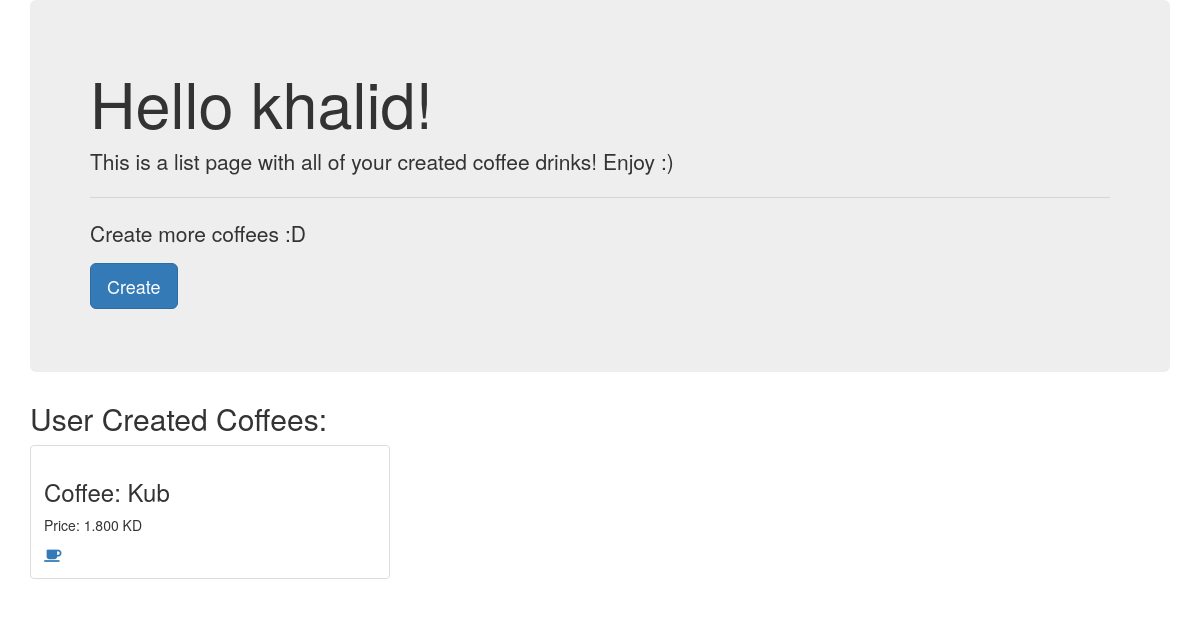
Page /simsim/ (signed in) on the earlier database version.
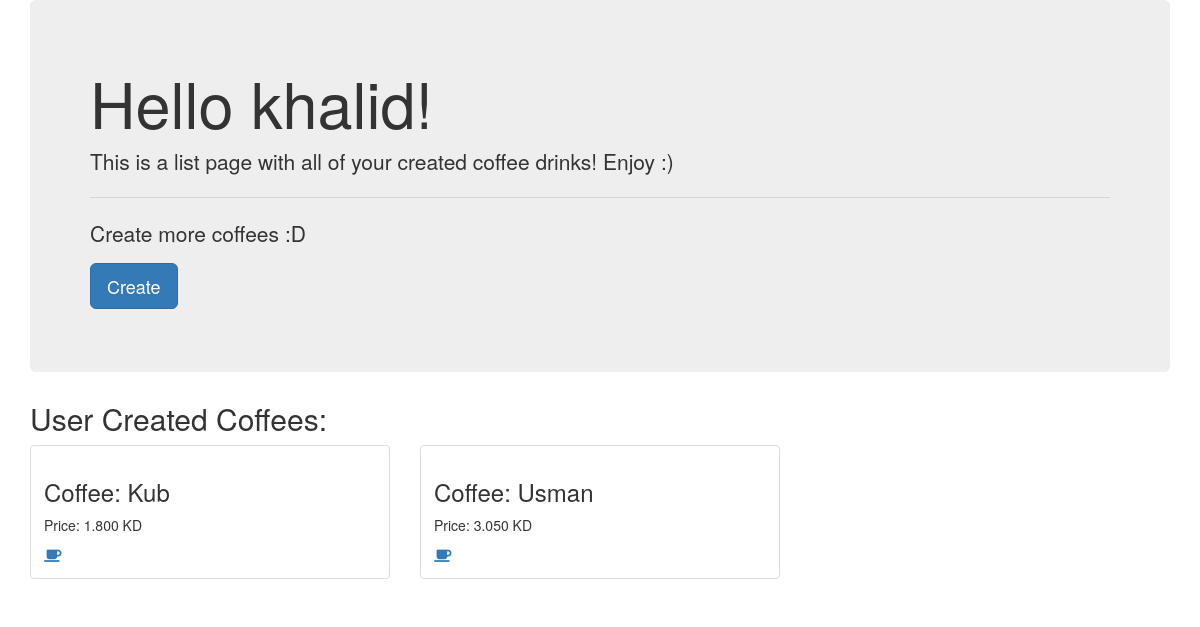
Same page on the later database version.
### simsim/models.py (models this page shows, shortened)
class Coffee(models.Model):
	user = models.ForeignKey(User, on_delete=models.PROTECT)
	name = models.CharField(max_length=120)
	espresso_shot = models.PositiveIntegerField(default=1)
	bean = models.ForeignKey(Bean, on_delete=models.PROTECT)
	roast = models.ForeignKey(Roast, on_delete=models.PROTECT)
	syrups = models.ManyToManyField(Syrup, blank=True)
	powders = models.ManyToManyField(Powder, blank=True)
	water = models.FloatField(default=0.1)
	steamed_milk = models.BooleanField()
	foam = models.FloatField(default=0.2)
	extra_instructions = models.TextField(null=True, blank=True)
	price = models.DecimalField(max_digits=6, decimal_places=3, null=True)

### simsim/views.py (the view)
# urls.py: path('',views.list,name='list'),
def list(request):
	if not request.user.is_authenticated:
		return redirect('simsim:login')
	coffee_list = Coffee.objects.filter(user=request.user)
	return render(request, 'list.html', {'list': coffee_list, 'user':request.user})

### simsim/templates/list.html
{% extends "base.html" %}
{% block content %}
<div class="jumbotron">
  <h1 class="display-3">Hello {{user.username}}!</h1>
  <p class="lead">This is a list page with all of your created coffee drinks! Enjoy :)</p>
  <hr class="my-4">
  <p>Create more coffees :D</p>
  <p class="lead">
    <a class="btn btn-primary btn-lg" href="{% url 'simsim:create' %}" role="button">Create</a>
  </p>
</div>
<h2>User Created Coffees:</h2>
    <div class="row">
        {% for coffee in list %}
        <div class="col-sm-4">
            <div class="thumbnail">
                <div class="caption">
                    <h3>Coffee: {{coffee.name}}</h3>
                    <p>Price: {{coffee.price}} KD</p>
                    <a href="{% url 'simsim:detail' coffee_id=coffee.id %}"><i class="fa fa-coffee" aria-hidden="true"></i></a>
                </div>
            </div>
        </div>
        {% endfor %}
    </div>
{% endblock content %}

### simsim/templates/base.html (shortened to what this page needs)
<!DOCTYPE html>
<html lang="en">
<head>
    <link rel="stylesheet" href="https://maxcdn.bootstrapcdn.com/bootstrap/3.3.7/css/bootstrap.min.css">
</head>
<body>
	<div class="container">
	{% block content %}
	{% endblock content %}
	</div>
</body>
</html>

Differences in the rows shown:
added Coffee: name "Usman", price "3.050"
